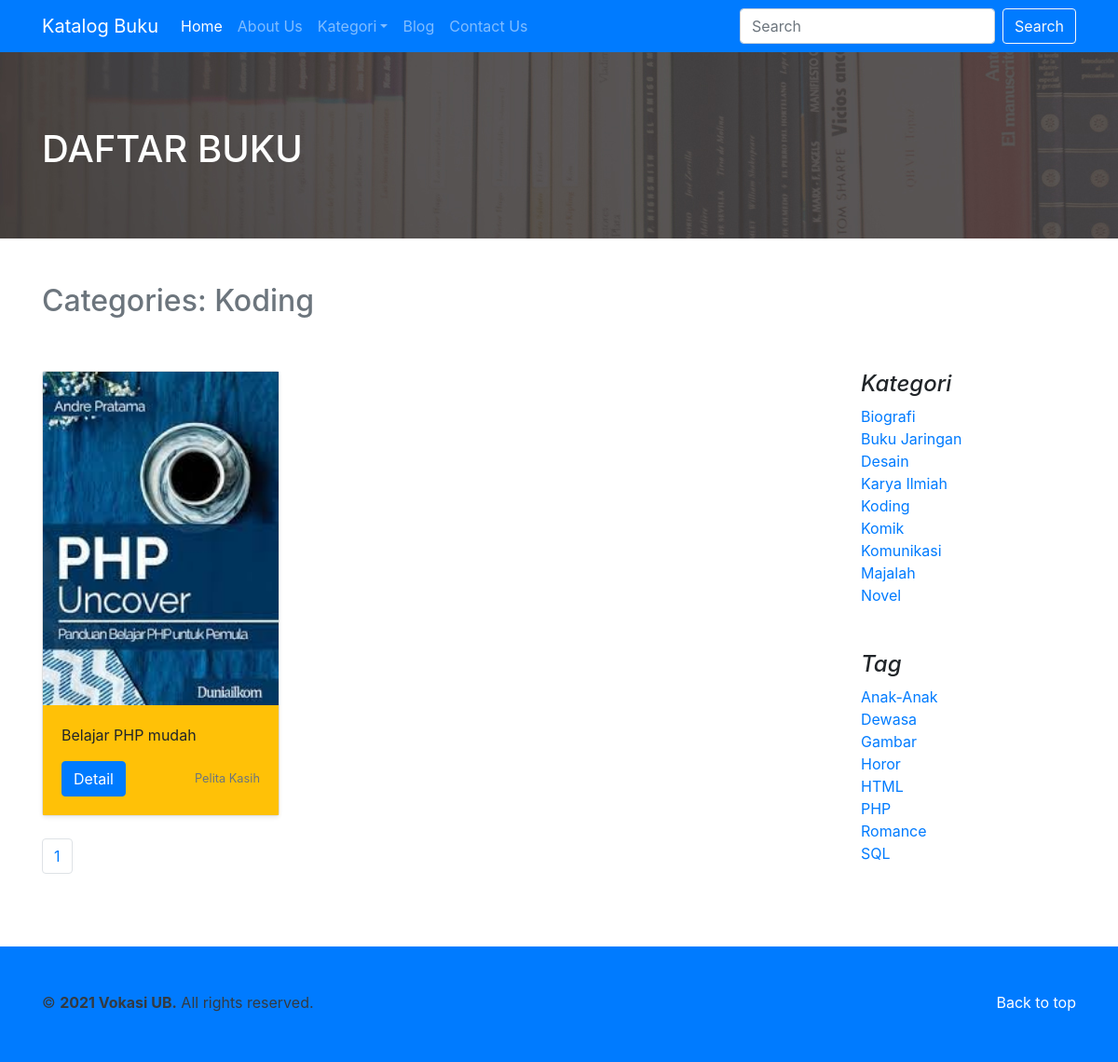
Page /index.php?include=daftar-buku-kategori&data=1 on the committed database.
### tables this page shows
CREATE TABLE `kategori_buku` (
  `id_kategori_buku` int(11) NOT NULL,
  `kategori_buku` varchar(50) NOT NULL
);

CREATE TABLE `buku` (
  `id_buku` int(11) NOT NULL,
  `id_kategori_buku` int(11) NOT NULL,
  `judul` varchar(255) NOT NULL,
  `pengarang` varchar(255) NOT NULL,
  `id_penerbit` int(11) NOT NULL,
  `tahun_terbit` int(11) NOT NULL,
  `sinopsis` text NOT NULL,
  `cover` varchar(255) NOT NULL
);

CREATE TABLE `penerbit` (
  `id_penerbit` int(11) NOT NULL,
  `penerbit` varchar(100) NOT NULL,
  `alamat` text NOT NULL
);

CREATE TABLE `tag` (
  `id_tag` int(11) NOT NULL,
  `tag` varchar(100) NOT NULL
);

### include/daftarbuku.php (the view, shortened to what this page needs)
<section id="blog-header">
        <div class="container">
            <h1 class="text-white">DAFTAR BUKU</h1>
        </div>
    </section><br><br>
    <section id="katalog-item">
        <main role="main" class="container">
            <?php
                if(isset($_GET['include'])){
                    $include = $_GET['include'];
                    if(isset($_GET['data'])){
                        $data = $_GET['data'];
                        if($include=='daftar-buku-kategori'){
                            $sql = "SELECT kategori_buku FROM kategori_buku WHERE id_kategori_buku = $data";
                        }else if($include=='daftar-search-buku'){
                            $katakunci = $kategori_buku;
                        }else{
                            $sql = "SELECT tag FROM tag WHERE id_tag = $data";
                        }
                        $query = mysqli_query($koneksi, $sql);
                        while($data_b = mysqli_fetch_row($query)){
                            $nama = $data_b[0];
                        }
                    }
                }
            ?>
            <h2 class="text-secondary">
            <?php
                if($include=='daftar-buku-kategori'){
                    echo "Categories: ", $nama;
                }elseif ($include=='daftar-search-buku') {
                    if(isset($_POST['katakunci']) && $_POST['katakunci'] == ""){
                    }else{
                        echo "Hasil Pencarian : ";
                    }
                }
                else{
                    echo "Tag ", $nama;
                } ?>
            </h2>
            <br><br>
            <div class="row">
                <div class="col-md-9 katalog-main">
                    <div class="row">
                        <?php
                          $include = $_GET['include'];
                          if($include=='daftar-buku-kategori'){
                            include('kategori.php');
                          }elseif ($include=='daftar-search-buku'){
                            include('daftarsearch.php');
                          }else{
                            include('tag.php');
                          }
                        ?>
                    </div>
                </div>
                <aside class="col-md-3 katalog-sidebar">
                    <div class="pl-4 pb-4">
                        <h4 class="font-italic">Kategori</h4>
                        <ol class="list-unstyled mb-0">
                            <?php
                        $sql_k = "SELECT `id_kategori_buku`,`kategori_buku` FROM `kategori_buku` ORDER BY `kategori_buku`";
                        $query_k = mysqli_query($koneksi, $sql_k);
                        while($data_k = mysqli_fetch_row($query_k)){
                            $id_kat = $data_k[0];
                            $nama_kat = $data_k[1];
                    ?>
                      <li><a href="index.php?include=daftar-buku-kategori&data=<?php echo $id_kat; ?>"><?php echo $nama_kat; ?></a></li>
                      <?php } ?>
                    </div>
                    <div class="p-4">
                        <h4 class="font-italic">Tag</h4>
                        <ol class="list-unstyled">
                          <?php
                            $sql_t = "SELECT `id_tag`,`tag` FROM `tag` ORDER BY `tag`";
                            $query_t = mysqli_query($koneksi, $sql_t);
                          while($data_t = mysqli_fetch_row($query_t)){
                            $id_tag = $data_t[0];
                            $nama_tag = $data_t[1];
                        ?>
                        <li><a href="index.php?include=daftar-buku-tag&data=<?php echo $id_tag; ?>"><?php echo $nama_tag; ?></a></li>
                        <?php } ?>
                        </ol>
                    </div>
                </aside>
            </div>
        </main>
    </section><br><br>

### include/kategori.php (shortened to what this page needs)
<?php
    $batas = 1;
    if(!isset($_GET['halaman'])){
        $posisi = 0;
    }else{
        $halaman = $_GET['halaman'];
        $posisi = ($halaman-1) * $batas;
    }
    $sql_b = "SELECT `b`.`id_buku`, `b`.`judul`, `b`.`cover`, `p`.`penerbit` FROM `buku` `b` INNER JOIN `penerbit` `p` ON `b`.`id_penerbit` = `p`.`id_penerbit` WHERE `b`.`id_kategori_buku` = $data ORDER BY `b`.`judul` LIMIT $posisi, $batas";
    $query_b = mysqli_query($koneksi,$sql_b);
    $row = mysqli_num_rows($query_b);
    if($row == 0 ){
        ?>
        <div class="col-md-4">
            <h3>Buku tidak tersedia</h3>
        </div>
        <?php
    }else{
        while($data_b = mysqli_fetch_row($query_b)){
            $id_buku = $data_b[0];
            $judul_buku = $data_b[1];
            $cover = $data_b[2];
            $penerbit = $data_b[3];
        ?>
<div class="col-md-4">
    <div class="card mb-4 shadow-sm">
        <img src="admin/cover/<?php echo $cover; ?>" class="img-fluid" alt="<?php echo $judul_buku; ?>"
            title="<?php echo $judul_buku; ?>">
        <div class="card-body bg-warning">
            <p class="card-text"><?php echo $judul_buku; ?></p>
            <div class="d-flex justify-content-between align-items-center">
                <div class="btn-group">
                    <a href="index.php?include=detail-buku&data=<?php echo $id_buku;?>" class="btn btn-primary stretched-link">Detail</a>
                </div>
                <small class="text-muted"><?php echo $penerbit; ?></small>
            </div>
        </div>
    </div>
</div>
<?php } ?>
<div class="col-sm-12">
    <nav aria-label="Page navigation">
        <?php
            $sql_b = "SELECT `b`.`id_buku`, `b`.`judul`, `b`.`cover`, `p`.`penerbit` FROM `buku` `b` INNER JOIN `penerbit` `p` ON `b`.`id_penerbit` = `p`.`id_penerbit` WHERE `b`.`id_kategori_buku` = $data ORDER BY `b`.`judul`";
            $query_jum = mysqli_query($koneksi, $sql_b);
            $jum_data = mysqli_num_rows($query_jum);
            $jum_halaman = ceil($jum_data/$batas);
        ?>
        <ul class="pagination">
            <?php
                if($jum_halaman==0){
                }else if($jum_halaman==1){
                    echo "<li class='page-item'><a class='page-link'>1</a></li>";
                }
           ?>
        </ul>
    </nav>
</div>
<?php } ?>

### rows in the picture
kategori_buku: kategori_buku "Koding"
buku: cover (picture), judul "Belajar PHP mudah", id_penerbit.penerbit "Pelita Kasih"
kategori_buku: kategori_buku "Biografi"
kategori_buku: kategori_buku "Buku Jaringan"
kategori_buku: kategori_buku "Desain"
kategori_buku: kategori_buku "Karya Ilmiah"
kategori_buku: kategori_buku "Komik"
kategori_buku: kategori_buku "Komunikasi"
kategori_buku: kategori_buku "Majalah"
kategori_buku: kategori_buku "Novel"
tag: tag "Anak-Anak"
tag: tag "Dewasa"
tag: tag "Gambar"
tag: tag "Horor"
tag: tag "HTML"
tag: tag "PHP"
tag: tag "Romance"
tag: tag "SQL"
